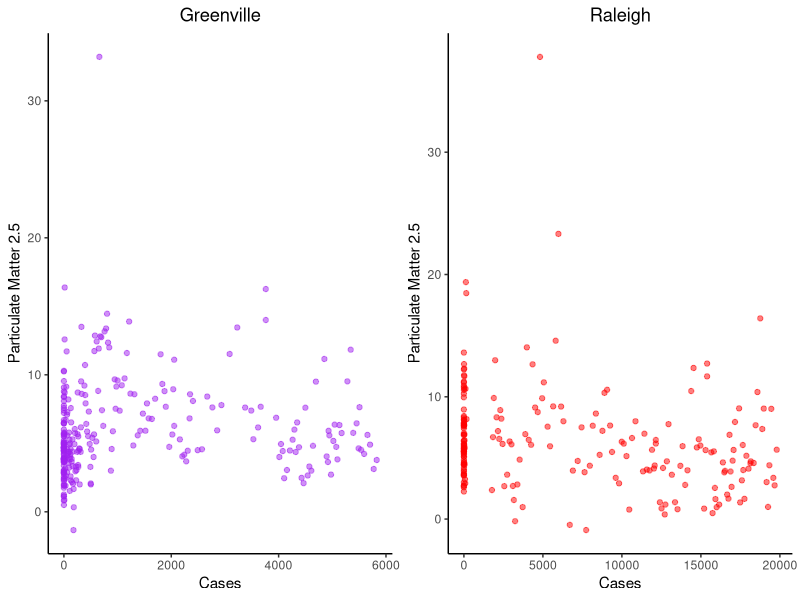
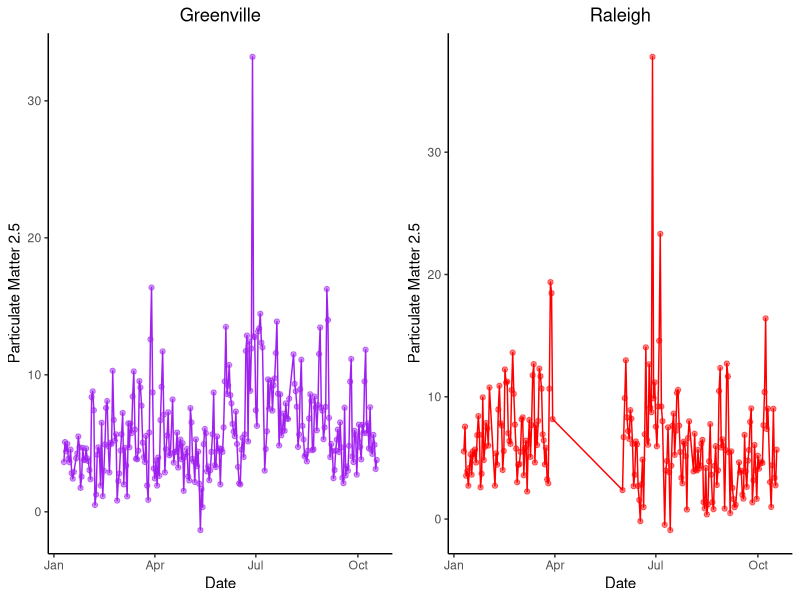
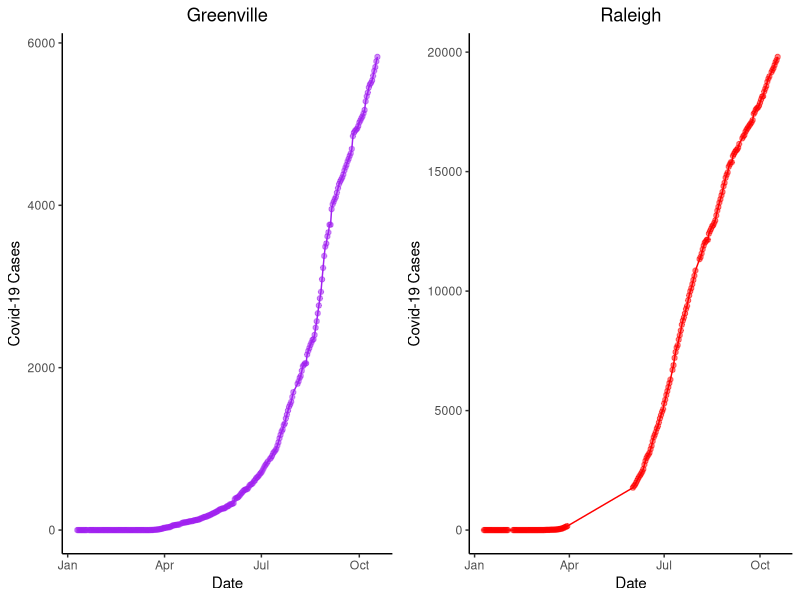
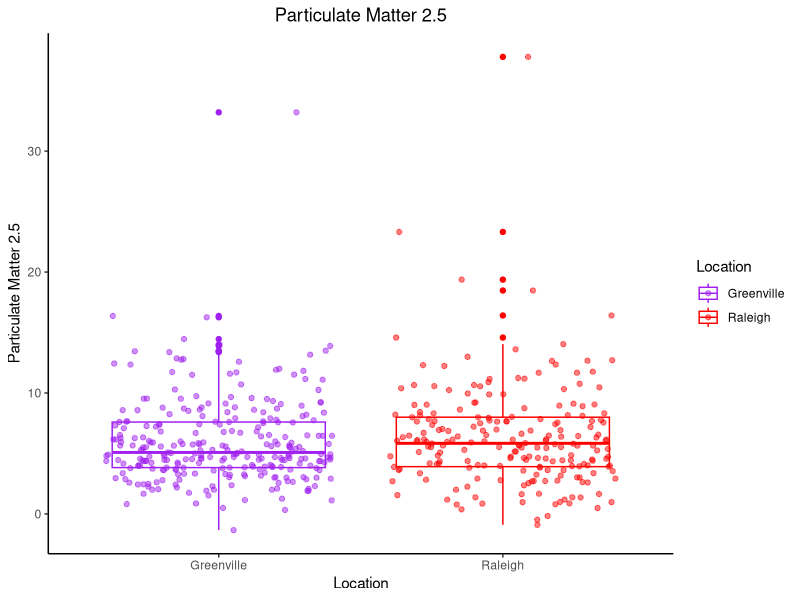
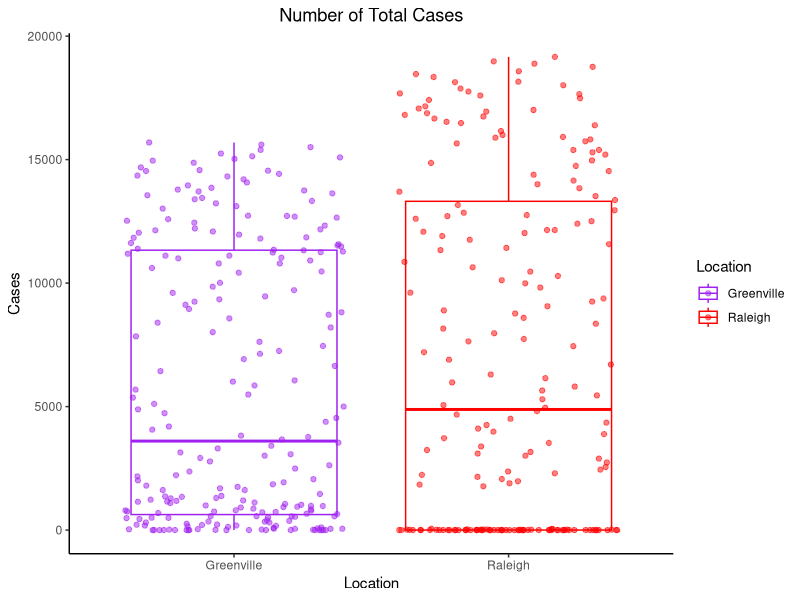
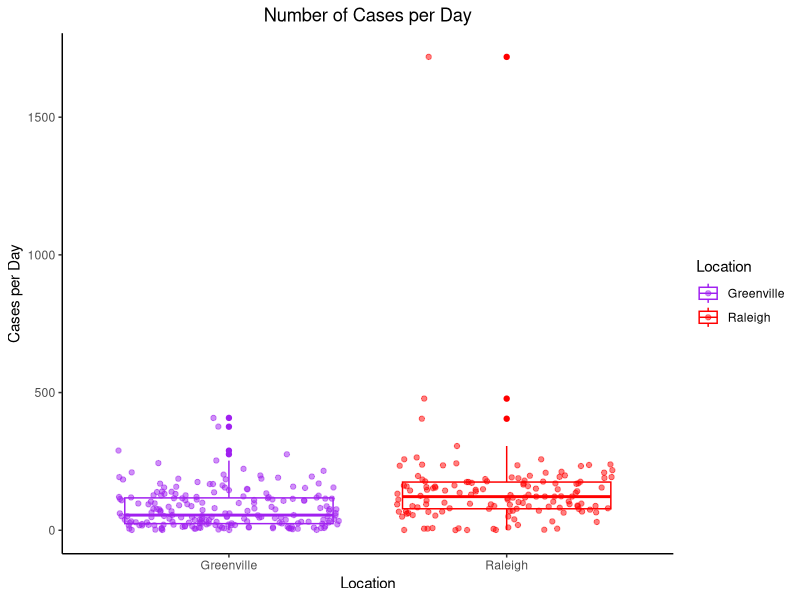

Source code (R) for these figures, in order:
library(tidyverse)
library(gridExtra)


#load in data

Gdat<-read.csv("derived_data/Greenville.Clean.Covid.csv")
Rdat<-read.csv("derived_data/Raleigh.Clean.Covid.csv")

g1 <- Gdat %>% 
  ggplot(aes(x = Cases, y = PM25)) +
  geom_point(alpha = .5, color = "Purple") +
  theme(panel.grid.major = element_blank(), panel.grid.minor = element_blank(),
        panel.background = element_blank(), axis.line = element_line(colour = "black")) +
  ggtitle("Greenville") +
  ylab("Particulate Matter 2.5") +
  theme(plot.title = element_text(hjust = 0.5))
g2 <- Rdat %>% 
  ggplot(aes(x = Cases, y = PM25)) +
  geom_point(alpha = .5, color = "Red") +
  theme(panel.grid.major = element_blank(), panel.grid.minor = element_blank(),
        panel.background = element_blank(), axis.line = element_line(colour = "black"))  +
  ggtitle("Raleigh") +
  ylab("Particulate Matter 2.5") +
  theme(plot.title = element_text(hjust = 0.5))

Graph1 <- grid.arrange(g1, g2, nrow = 1)
ggsave("derived_graphs/PM25.Vs.Cases.plot.png", plot = Graph1)

g3 <-  Gdat %>% 
  ggplot(aes(x = as.Date(utc, "%Y-%m-%d"), y = PM25)) +
  geom_point(alpha = .5, color = "Purple") +
  geom_line(color = "Purple")  +
  theme(panel.grid.major = element_blank(), panel.grid.minor = element_blank(),
        panel.background = element_blank(), axis.line = element_line(colour = "black")) +
  ggtitle("Greenville") +
  theme(plot.title = element_text(hjust = 0.5)) +
  ylab("Particulate Matter 2.5") +
  xlab("Date")

g4 <-  Rdat %>% 
  ggplot(aes(x = as.Date(utc, "%Y-%m-%d"), y = PM25)) +
  geom_point(alpha = .5, color = "Red") +
  geom_line(color = "Red")  +
  theme(panel.grid.major = element_blank(), panel.grid.minor = element_blank(),
        panel.background = element_blank(), axis.line = element_line(colour = "black")) +
  ggtitle("Raleigh") +
  ylab("Particulate Matter 2.5") +
  theme(plot.title = element_text(hjust = 0.5)) +
  ylab("Particulate Matter 2.5") +
  xlab("Date")

Graph2 <- grid.arrange(g3, g4, nrow = 1)
ggsave("derived_graphs/Time.Vs.PM25.plot.png", plot = Graph2)

g5 <- Gdat %>% 
  ggplot(aes(x = as.Date(utc, "%Y-%m-%d"), y = Cases)) +
  geom_point(alpha = .5, color = "Purple") +
  geom_line(color = "Purple")  +
  theme(panel.grid.major = element_blank(), panel.grid.minor = element_blank(),
        panel.background = element_blank(), axis.line = element_line(colour = "black")) +
  ggtitle("Greenville") +
  theme(plot.title = element_text(hjust = 0.5)) +
  ylab("Covid-19 Cases") +
  xlab("Date")

g6 <- Rdat %>% 
  ggplot(aes(x = as.Date(utc, "%Y-%m-%d"), y = Cases)) +
  geom_point(alpha = .5, color = "Red") +
  geom_line(color = "Red")  +
  theme(panel.grid.major = element_blank(), panel.grid.minor = element_blank(),
        panel.background = element_blank(), axis.line = element_line(colour = "black")) +
  ggtitle("Raleigh") +
  theme(plot.title = element_text(hjust = 0.5)) +
  ylab("Covid-19 Cases") +
  xlab("Date")

Graph3 <- grid.arrange(g5, g6, nrow = 1)
ggsave("derived_graphs/Time.Vs.Cases.plot.png", plot = Graph3)  

PM25.data <- rbind(Gdat[, c(4, 5)] , Rdat[, c(4, 9)])

g7 <- PM25.data %>% 
  ggplot(aes(y = PM25, x = Location)) +
  geom_boxplot(aes(color = Location)) + 
  geom_jitter(aes(color = Location), alpha = .5) +
  theme(panel.grid.major = element_blank(), panel.grid.minor = element_blank(),
        panel.background = element_blank(), axis.line = element_line(colour = "black")) +
  ggtitle("Particulate Matter 2.5") +
  ylab("Particulate Matter 2.5") +
  theme(plot.title = element_text(hjust = 0.5)) +
  scale_color_manual(breaks = c("Greenville", "Raleigh"), values=c("Purple", "Red")) 
ggsave("derived_graphs/PM25.boxplot.png", plot = g7)

Full.data <- read.csv("derived_data/DF.Final.csv")


g8 <- Full.data %>% 
  ggplot(aes(y = Cases, x = Location)) +
  geom_boxplot(aes(color = Location)) +
  geom_jitter(aes(color = Location), alpha = .5) +
  theme(panel.grid.major = element_blank(), panel.grid.minor = element_blank(),
        panel.background = element_blank(), axis.line = element_line(colour = "black")) +
  ggtitle("Number of Total Cases") +
  theme(plot.title = element_text(hjust = 0.5)) +
  ylab("Cases") +
  scale_color_manual(breaks = c("Greenville", "Raleigh"), values=c("Purple", "Red"))

ggsave("derived_graphs/Total.Cases.boxplot.png", plot = g8)

Full.data = Full.data %>% 
  mutate(New_Cases = Cases - lag(Cases)) 
Full.data$New_Cases[205] = 0
Full.data$New_Cases[1] = 0
Full.data$New_Cases[13] = 0
Full.data = Full.data %>% 
  filter(New_Cases > 0)

g9 <- Full.data %>% 
  ggplot(aes(y = New_Cases, x = Location)) +
  geom_boxplot(aes(color = Location)) +
  geom_jitter(aes(color = Location), alpha = .5) +
  theme(panel.grid.major = element_blank(), panel.grid.minor = element_blank(),
        panel.background = element_blank(), axis.line = element_line(colour = "black")) +
  ggtitle("Number of Cases per Day") +
  theme(plot.title = element_text(hjust = 0.5)) +
  ylab("Cases per Day") +
  scale_color_manual(breaks = c("Greenville", "Raleigh"), values=c("Purple", "Red"))

ggsave("derived_graphs/Per.Day.Cases.boxplot.png", plot = g9)
